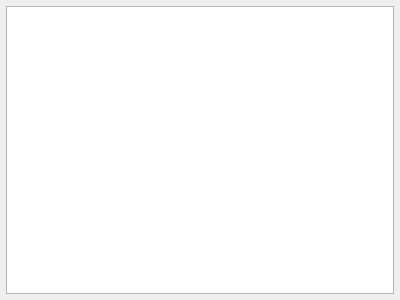
<?xml version="1.0" encoding="UTF-8"?>
<ui version="4.0">
 <class>Widget</class>
 <widget class="QWidget" name="Widget">
  <property name="geometry">
   <rect>
    <x>0</x>
    <y>0</y>
    <width>400</width>
    <height>300</height>
   </rect>
  </property>
  <property name="windowTitle">
   <string>Widget</string>
  </property>
  <property name="styleSheet">
   <string notr="true"/>
  </property>
  <layout class="QHBoxLayout" name="horizontalLayout">
   <property name="spacing">
    <number>6</number>
   </property>
   <property name="leftMargin">
    <number>6</number>
   </property>
   <property name="topMargin">
    <number>6</number>
   </property>
   <property name="rightMargin">
    <number>6</number>
   </property>
   <property name="bottomMargin">
    <number>6</number>
   </property>
   <item>
    <widget class="QListView" name="listView">
     <property name="maximumSize">
      <size>
       <width>16777215</width>
       <height>16777215</height>
      </size>
     </property>
     <property name="styleSheet">
      <string notr="true"/>
     </property>
    </widget>
   </item>
  </layout>
 </widget>
 <layoutdefault spacing="6" margin="11"/>
 <resources/>
 <connections/>
</ui>
